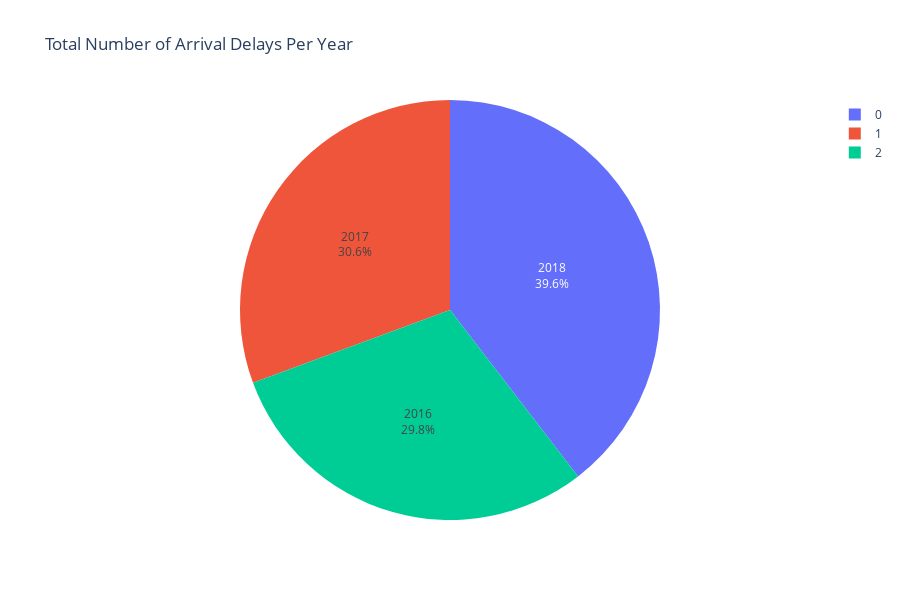

Source (notebook cell):
### Code cell
totalNumberOfArrivalDelaysPerYearTrace = go.Pie(
    values = totalNumberOfDepartureArrivalDelaysPerYear.toPandas()['AverageArrivalDelay'],
    text = totalNumberOfDepartureArrivalDelaysPerYear.toPandas()['Year'])


data = [totalNumberOfArrivalDelaysPerYearTrace]

layout = dict(title = 'Total Number of Arrival Delays Per Year',
              height= 600,
              width= 900
             )
fig = dict(data = data, layout = layout)

pyo.iplot(fig)

### Figure 1 — Plotly figure (JSON) as saved in the notebook; plotly's stock layout.template omitted (floating-point values rounded to 4 significant figures)
{"data": [{"text": [2018, 2017, 2016], "type": "pie", "values": [2655267, 2056193, 2000648]}], "layout": {"height": 600, "title": {"text": "Total Number of Arrival Delays Per Year"}, "width": 900}}
